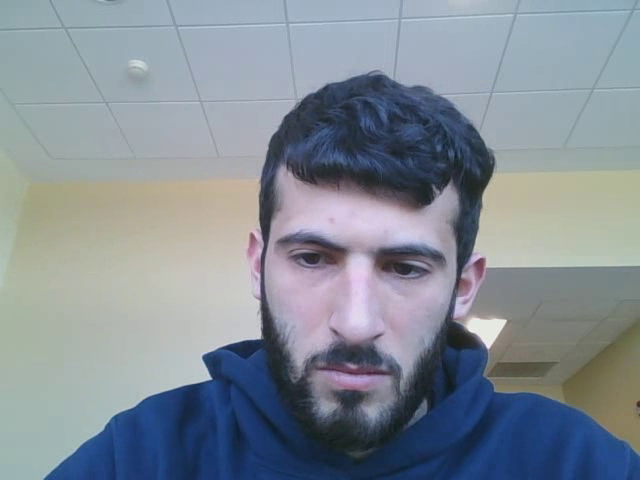
#> input picture frame 9 of image-processing/VID_CAP_0.avi, 640 x 480 px, given in place of the camera
$ python ball_tracking_final.py   (Python 2 division)   (older library calls are emulated)
#> lines starting #> are read from the running program, lines starting #| are printed output that depends on the picture; after the words box and inside, x2 and y2 are one past the last pixel; in counts of white or black regions, pixels touching at a corner belong together
import cv2
import numpy as np


# out = cv2.VideoWriter('output.avi',fourcc, 20.0, (640,480))

# Basically, use these things to look for balloon looking things.
# http://docs.opencv.org/3.2.0/d1/d32/tutorial_py_contour_properties.html

# hsv red is [[[  0 255 255]]]


#low_red = np.array([300, 70, 70])
#upper_red = np.array([360, 255, 255])


class BalloonFinder(object):

    def __init__(self):
        self.cam = cv2.VideoCapture(0)
        self.im_cnt =0;
        self.vid_cnt = 0;
        self.low_red = np.array([0, 100, 100])
        self.upper_red = np.array([255, 255, 255])

        #TODO(Ahmed): Replace with actual values.
        self.balloon_mat = np.float32([[1,1,0],
                                       [2,2,0],
                                       [3,3,0],
                                       [4,4,0]])

        self.cam_matrix = np.zeros((3,3), np.float32)

        self.cam_matrix[0,0] = 1.9961704327353971e+03
        self.cam_matrix[0,1] = 0.0
        self.cam_matrix[0,2] = 3.1950000000000000e+02
        self.cam_matrix[1,0] = 0.
        self.cam_matrix[1,1] = 1.9961704327353971e+03
        self.cam_matrix[1,2] = 2.3950000000000000e+02
        self.cam_matrix[2,0] = 0.
        self.cam_matrix[2,1] = 0.
        self.cam_matrix[2,2] = 1.

        self.distcoeffs = np.zeros((1,5), np.float32)
        self.distcoeffs[0,0] = 1.8175523764227883e+00
        self.distcoeffs[0,1] = -8.7919484257162480e+01
        self.distcoeffs[0,2] = 0.
        self.distcoeffs[0,3] = 0.
        self.distcoeffs[0,4] = 1.2459859993672681e+03

    def save_image(self):
        ret, im = self.cam.read()
        filename = 'IM_CAP_' + str(self.im_cnt) + '.jpg'
        self.im_cnt = self.im_cnt + 1
        cv2.imwrite(filename, im)

    def save_video(self, length=3):
        """saves a 1 min video by default"""
        #thread.start()
        t0 = time.time()
        filename = 'VID_CAP_' + str(self.vid_cnt) + '.avi'

        # test frame
        ret, frame = self.cam.read()
        height, width, ch = frame.shape
        print height
        print width
        self.vid_cnt = self.vid_cnt+1
        fourcc = cv2.cv.CV_FOURCC(*'XVID')
        vid_writer = cv2.VideoWriter(filename,fourcc, 20, (width,height))
        while (time.time() - length) < t0:
            ret, frame = self.cam.read()
            vid_writer.write(frame)
        vid_writer.release()


    def is_solid(self, contour):
        """ Checks to see if the contour is "solid".
        hard to describe in text but google convexHull"""

        area = cv2.contourArea(contour)
        hullArea = cv2.contourArea(cv2.convexHull(contour))
        if hullArea > 0:
            solidity = area / float(hullArea)
        else:
            return False

        solid = solidity  > 0.9
        return solid


    def is_round(self, contour):
        """checks that contour is many edged"""

        peri = cv2.arcLength(contour, True)
        approx = cv2.approxPolyDP(contour, 0.02*peri, True)

        # expect very large # of edges
        if len(approx) > 5:
            return True
        return False

    def is_elliptical(self, contour):
        """git an ellipse, check if that ellipse is still close"""

        if len(contour) < 5:
            return False
        (x,y), (MA,ma), angle = cv2.fitEllipse(contour)
        ellipse = cv2.fitEllipse(contour)

        ell_area = 3.14159264*(MA/2)*(ma/2)

        eps = 0.1*cv2.arcLength(contour,True)
        aprx = cv2.approxPolyDP(contour, eps, True)
        area = cv2.contourArea(aprx)

        if area > 30:
            ratio = float(ell_area)/float(area)
            string = "area: " + str(area) + "ell_area: " + str(ell_area)
            #cv2.putText(im, string, (int(x),int(y)), font, 1, (0,255,0), 1)
            #cv2.line(im, (int(x), int(y)), (int(x),int(y)+int(MA/2)), (255,0,255))
            #cv2.line(im, (int(x), int(y)), (int(x)-int(ma/2),int(y)),(255,0,255))
        else:
            return False

        # [5 lines of commented-out code are left out]


        if 1.4 < ratio < 1.6:
            #cv2.putText(im, "Balloon", (int(x),int(y)), font, 1, (255,0,255), 9)
            return True
        else:
            return False


    def is_balloon(self, contour):

        sld = self.is_solid(contour)
        rnd = self.is_round(contour)
        ep = self.is_elliptical(contour)

        return (ep and sld and rnd)


    def filter_and_mask(self, frame):
        #blur = cv2.GaussianBlur(frame,(0,0),3)
        cv2.imshow('filtering', frame)
        hsv = cv2.cvtColor(frame, cv2.COLOR_BGR2HSV)
        mask = cv2.inRange(hsv, self.low_red, self.upper_red)
        mask = cv2.erode(mask, None, iterations=2)
        mask = cv2.dilate(mask, None, iterations=2)
        return mask

    def find_balloons(self):
        """finds list of all balloon-like contours in image
            recommended to use an image that has masked out all non-red
        """

        ret, im = self.cam.read()
#> im is the input picture: shape (480, 640, 3); mean B, G, R 149.8, 140.2, 131
        mask = self.filter_and_mask(im)
#> in filter_and_mask, `hsv = cv2.cvtColor(frame, cv2.COLOR_BGR2HSV)`: hsv: shape (480, 640, 3); mean H, S, V 90.1, 58.4, 154.9
#> in filter_and_mask, `mask = cv2.inRange(hsv, self.low_red, self.upper_red)`:
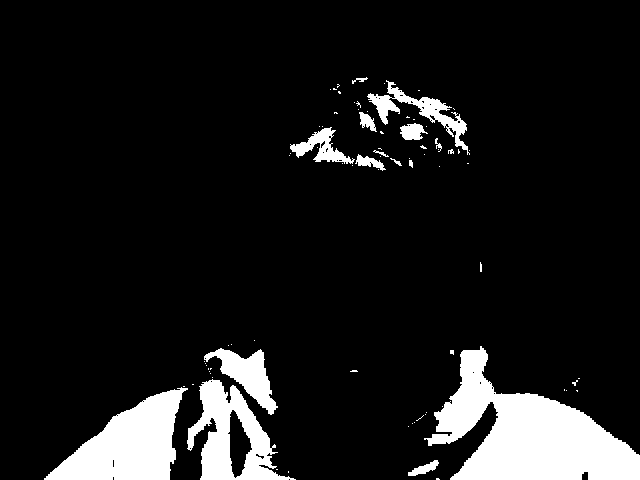
#> mask: shape (480, 640); 10.3% white; 81 white regions (65 under 20 px), largest, box (x1, y1, x2, y2) and area: (424, 346, 640, 480) 14056, (44, 387, 188, 480) 7011, (187, 379, 296, 480) 4796
#> in filter_and_mask, `mask = cv2.erode(mask, None, iterations=2)`:
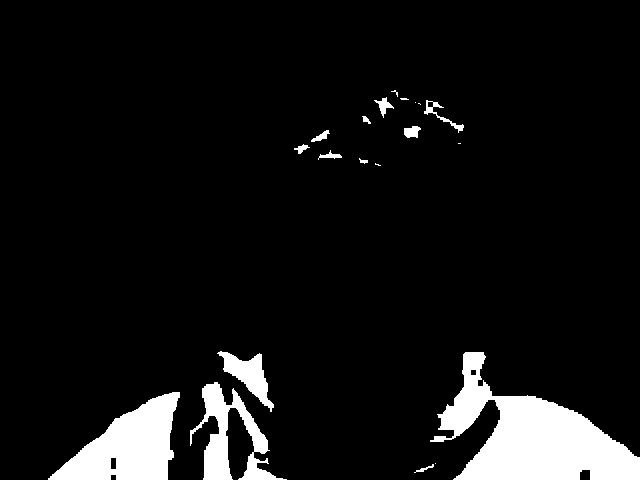
#> mask: shape (480, 640); 7.9% white; 20 white regions (7 under 20 px), largest, box (x1, y1, x2, y2) and area: (430, 352, 640, 480) 12448, (48, 392, 180, 480) 6233, (190, 382, 287, 480) 3256
#> in filter_and_mask, `mask = cv2.dilate(mask, None, iterations=2)`:
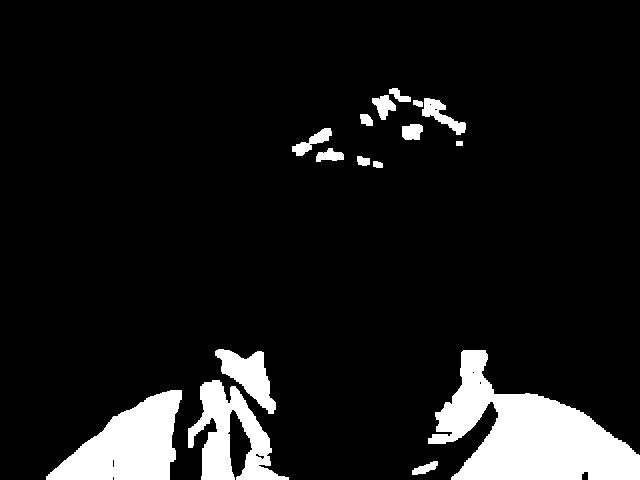
#> mask: shape (480, 640); 9.8% white; 16 white regions

        cnts = cv2.findContours(mask.copy(), cv2.RETR_EXTERNAL, cv2.CHAIN_APPROX_SIMPLE)[-2]
#> cnts = 16 contours; largest, box (x1, y1, x2, y2) and area: (428, 350, 640, 480) 13586, (46, 390, 182, 480) 6785, (188, 380, 289, 480) 4369, (215, 349, 276, 414) 1720, (422, 98, 466, 135) 548
        balloons = []


        #TODO(Ahmed): figure out how to make this useful.
        for c in cnts:
            #peri = cv2.arcLength(c, True)
            #approx = cv2.approxPolyDP(c, 0.02*peri, True)
            if self.is_balloon(c):
                #cv2.drawContours(image, [c], 0, (255,0,0), 8)
                balloons.append(c)
                ((x, y), radius) = cv2.minEnclosingCircle(c)
                M = cv2.moments(c)
                center = (int(M["m10"] / M["m00"]), int(M["m01"] / M["m00"]))
                cv2.putText(im, "x: {}, y: {}".format(x, y),
(10, im.shape[0] - 10), cv2.FONT_HERSHEY_SIMPLEX,
0.35, (0, 0, 255), 1)
#> this loop made 16 passes
#> (sld in is_balloon, rnd in is_balloon) on passes 6, 13: (True, True), (True, True)
#> (sld in is_balloon, rnd in is_balloon) on passes 5, 7, 8, 11, 12, 15: (False, False), (False, True), (False, True), (True, True), (True, True), (False, True)
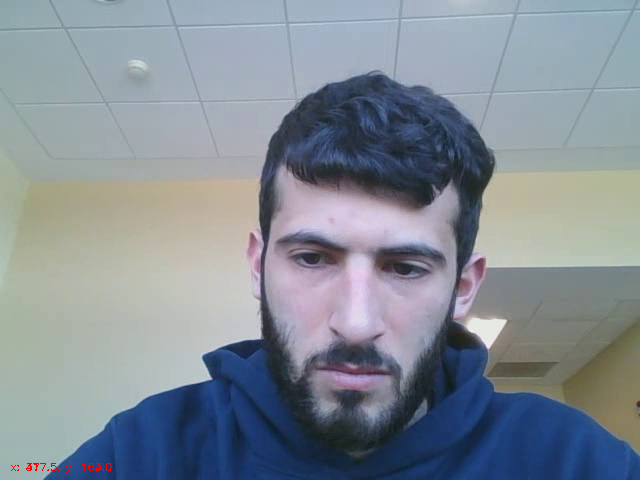
#> im: shape (480, 640, 3); 0.07% of pixels changed, all inside (x1, y1, x2, y2) = (11, 463, 112, 473)
#> after the loop, balloons = 2 contours; box (x1, y1, x2, y2) and area: (373, 161, 383, 168) 46, (413, 100, 423, 107) 42
        return im, balloons

    def extreme_points(cnt):
        left = tuple(cnt[cnt[:,:,0].argmin()][0])
        right = tuple(cnt[cnt[:,:,0].argmax()][0])
        top = tuple(cnt[cnt[:,:,1].argmin()][0])
        bottom = tuple(cnt[cnt[:,:,1].argmax()][0])
        return np.float32([left, right, top, bottom])

    def find_vector(self, bloon_cnt):
        outline = self.extreme_points(bloon_cnt)

        ret, rvec, tvec = cv2.solvePnP(self.balloon_mat, outline, self.cam_matrix, self.distcoeffs)

        return tvec


bf = BalloonFinder()

while True:
    im, bloons = bf.find_balloons()
#> bloons has the same summary as balloons in find_balloons
    cann_im = im.copy()

    msk = bf.filter_and_mask(im)
#> in filter_and_mask (call 2), `hsv = cv2.cvtColor(frame, cv2.COLOR_BGR2HSV)`: hsv: shape (480, 640, 3); mean H, S, V 90, 58.5, 154.9
#> in filter_and_mask (call 2), `mask = cv2.inRange(hsv, self.low_red, self.upper_red)`: mask: shape (480, 640); 10.3% white; 88 white regions (70 under 20 px), largest, box (x1, y1, x2, y2) and area: (424, 346, 640, 480) 14056, (44, 387, 188, 480) 7027, (187, 379, 296, 480) 4796
#> in filter_and_mask (call 2), `mask = cv2.erode(mask, None, iterations=2)`: mask: shape (480, 640); 7.9% white; 20 white regions (7 under 20 px), largest, box (x1, y1, x2, y2) and area: (430, 352, 640, 480) 12448, (48, 392, 180, 480) 6235, (190, 382, 287, 480) 3256
#> in filter_and_mask (call 2), `mask = cv2.dilate(mask, None, iterations=2)`: mask: shape (480, 640); 9.8% white; 16 white regions
    cnts = cv2.findContours(msk.copy(), cv2.RETR_EXTERNAL, cv2.CHAIN_APPROX_SIMPLE)[-2]
#> cnts = 16 contours; largest, box (x1, y1, x2, y2) and area: (428, 350, 640, 480) 13586, (46, 390, 182, 480) 6786, (188, 380, 289, 480) 4369, (215, 349, 276, 414) 1720, (422, 98, 466, 135) 548


    cann = cv2.Canny(im, 5,100)
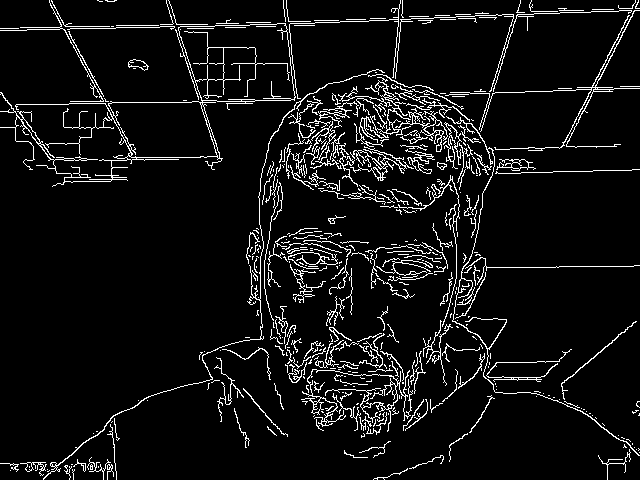
#> cann: shape (480, 640); 6.9% white in thin lines or dots
    cv2.drawContours(im, cnts,-1,(255,0,0),8)
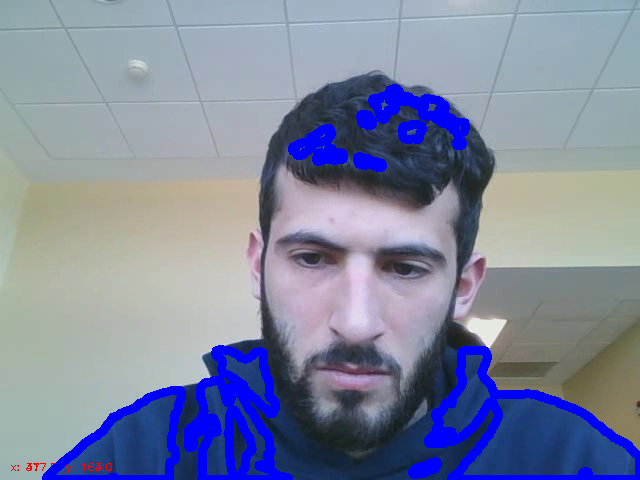
#> im: shape (480, 640, 3); 7.01% of pixels changed, all inside (x1, y1, x2, y2) = (42, 84, 640, 480)

    cann_cnts = cv2.findContours(cann.copy(), cv2.RETR_EXTERNAL, cv2.CHAIN_APPROX_SIMPLE)[-2]
#> cann_cnts = 434 contours, 387 with area under 20; largest, box (x1, y1, x2, y2) and area: (0, 23, 296, 187) 12946, (301, 369, 413, 432) 262, (350, 146, 414, 181) 188, (43, 69, 385, 480) 180, (446, 116, 640, 456) 170

    cv2.drawContours(cann_im, cann_cnts,-1,(255,0,0),8)
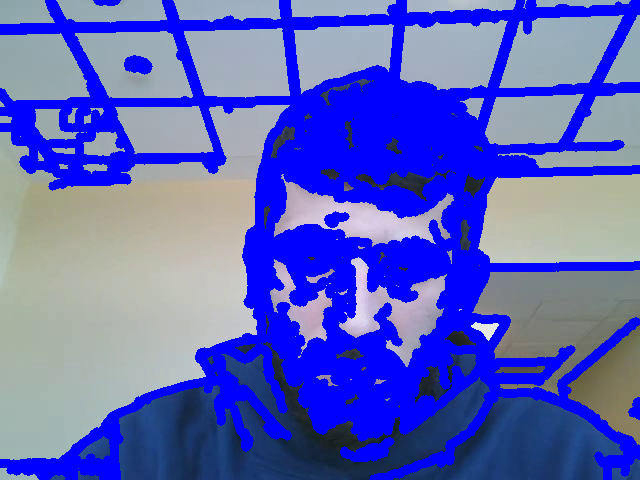
#> cann_im: shape (480, 640, 3); mean B, G, R 191.3, 98, 91.3


    #for c in cann_cnts:
    #    if bf.is_balloon(c):
    #        cv2.drawContours(cann_im, [c], 0, (255,0,0), 8)


    cv2.imshow('canny ablloons', cann_im)

    cv2.imshow('canny', cann)

    cv2.imshow('original',im)

    #print "balloons: ", len(bloons)
    k = cv2.waitKey(5) & 0xFF
#> (key Esc is pressed here)
    if k ==27:
        break

$ run again, starting later in the video
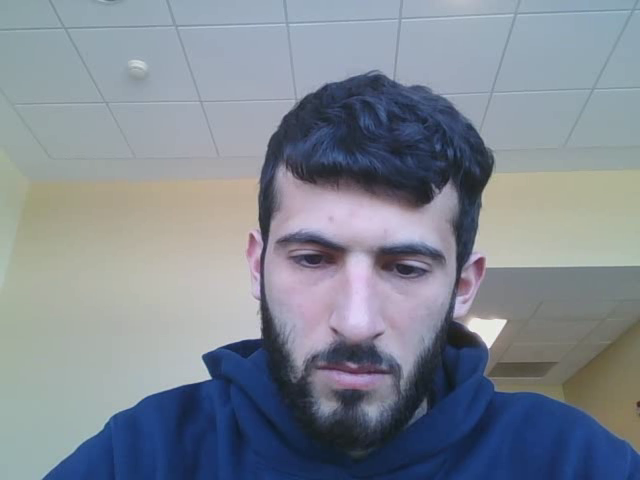
#> input picture frame 40 of image-processing/VID_CAP_0.avi, 640 x 480 px, given in place of the camera
#> in find_balloons, im is the input picture: shape (480, 640, 3); mean B, G, R 146.5, 135.4, 127.7
#> hsv: shape (480, 640, 3); mean H, S, V 91.1, 59, 151.2
#> in filter_and_mask, `mask = cv2.dilate(mask, None, iterations=2)`:
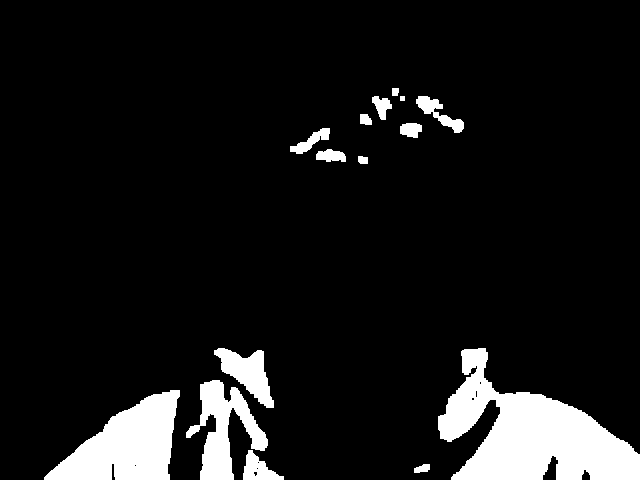
#> mask: shape (480, 640); 9.3% white; 15 white regions
#> in find_balloons, `cnts = cv2.findContours(mask.copy(), cv2.RETR_EXTERNAL, cv2.CHAIN_APPR..`: cnts = 15 contours, 1 with area under 20; largest, box (x1, y1, x2, y2) and area: (438, 348, 640, 480) 13162, (44, 390, 180, 480) 6708, (186, 380, 268, 480) 3269, (214, 348, 274, 408) 1598, (243, 450, 284, 480) 592
#> the loop in find_balloons, `for c in cnts:` made 15 passes
#> (sld in is_balloon, rnd in is_balloon) on passes 3, 11: (True, True), (True, True)
#> after the loop in find_balloons, `for c in cnts:`: balloons = 2 contours; box (x1, y1, x2, y2) and area: (44, 390, 180, 480) 6708, (360, 114, 372, 125) 91
#> bloons has the same summary as balloons in find_balloons
#> hsv: shape (480, 640, 3); mean H, S, V 91, 59.1, 151.3
#> `cnts = cv2.findContours(msk.copy(), cv2.RETR_EXTERNAL, cv2.CHAIN_APPRO..`: cnts = 15 contours, 1 with area under 20; largest, box (x1, y1, x2, y2) and area: (438, 348, 640, 480) 13162, (44, 390, 180, 480) 6709, (186, 380, 268, 480) 3269, (214, 348, 274, 408) 1598, (243, 450, 284, 480) 592
#> cann: shape (480, 640); 6.4% white in thin lines or dots
#> cann_cnts = 406 contours, 363 with area under 20; largest, box (x1, y1, x2, y2) and area: (481, 10, 640, 149) 8340, (0, 29, 383, 329) 5336, (452, 317, 640, 455) 834, (376, 262, 444, 279) 285, (400, 397, 428, 433) 228
#> `cv2.drawContours(cann_im, cann_cnts,-1,(255,0,0),8)`:
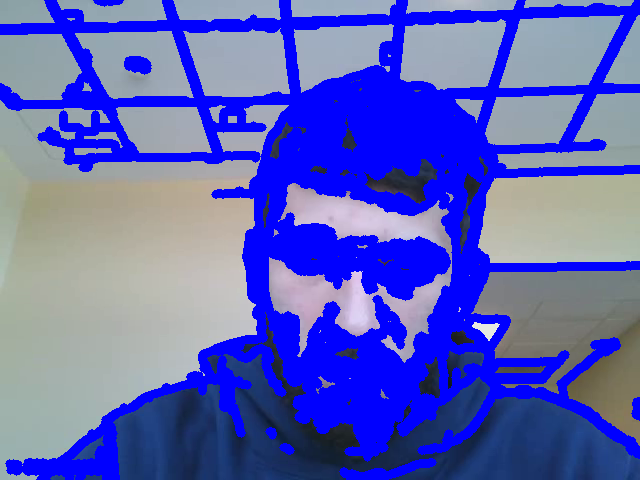
#> cann_im: shape (480, 640, 3); mean B, G, R 187.3, 96.8, 91

$ run again, starting later in the video
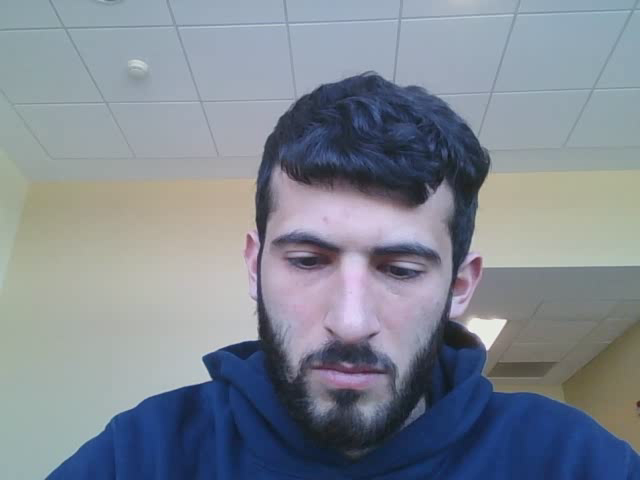
#> input picture frame 72 of image-processing/VID_CAP_0.avi, 640 x 480 px, given in place of the camera
#> in find_balloons, im is the input picture: shape (480, 640, 3); mean B, G, R 146.5, 135.6, 127.9
#> hsv: shape (480, 640, 3); mean H, S, V 90.8, 58.6, 151.2
#> in filter_and_mask, `mask = cv2.dilate(mask, None, iterations=2)`:
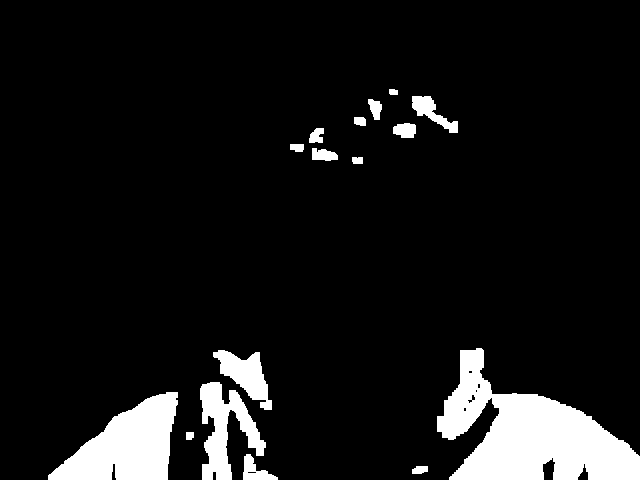
#> mask: shape (480, 640); 8.9% white; 16 white regions
#> in find_balloons, `cnts = cv2.findContours(mask.copy(), cv2.RETR_EXTERNAL, cv2.CHAIN_APPR..`: cnts = 16 contours; largest, box (x1, y1, x2, y2) and area: (437, 348, 640, 480) 13224, (48, 392, 178, 480) 6372, (200, 382, 266, 480) 2798, (213, 350, 272, 410) 1518, (412, 96, 458, 133) 586
#> the loop in find_balloons, `for c in cnts:` made 16 passes
#> (sld in is_balloon, rnd in is_balloon) on passes 3, 4, 8, 12, 13, 16: (True, True), (True, True), (True, True), (True, True), (True, True), (True, True)
#> after the loop in find_balloons, `for c in cnts:`: balloons = 6 contours; box (x1, y1, x2, y2) and area: (48, 392, 178, 480) 6372, (393, 123, 416, 138) 250, (354, 117, 366, 126) 79, (352, 157, 363, 164) 58, (186, 432, 194, 440) 46, (389, 89, 398, 95) 37
#> bloons has the same summary as balloons in find_balloons
#> hsv: shape (480, 640, 3); mean H, S, V 90.5, 58.8, 151.5
#> `cnts = cv2.findContours(msk.copy(), cv2.RETR_EXTERNAL, cv2.CHAIN_APPRO..`: cnts = 16 contours; largest, box (x1, y1, x2, y2) and area: (437, 348, 640, 480) 13224, (48, 392, 178, 480) 6380, (200, 382, 266, 480) 2800, (213, 350, 272, 410) 1518, (412, 96, 458, 133) 586
#> cann: shape (480, 640); 7.7% white in thin lines or dots
#> cann_cnts = 480 contours, 419 with area under 20; largest, box (x1, y1, x2, y2) and area: (0, 91, 133, 158) 449, (347, 144, 445, 209) 322, (295, 93, 371, 142) 282, (383, 100, 424, 137) 252, (423, 114, 472, 187) 195
#> `cv2.drawContours(cann_im, cann_cnts,-1,(255,0,0),8)`:
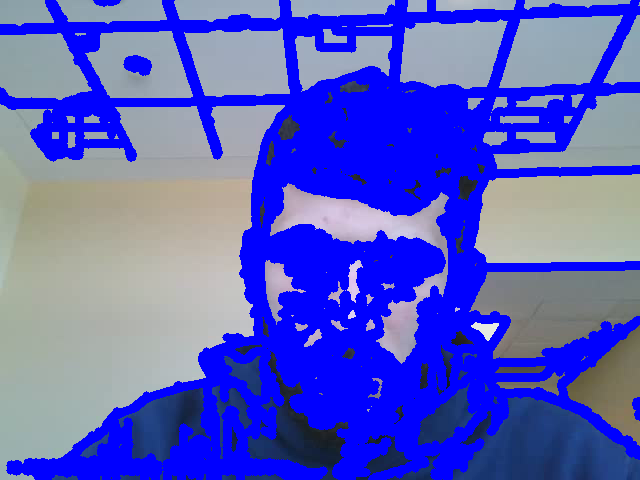
#> cann_im: shape (480, 640, 3); mean B, G, R 195.7, 92, 87.1
